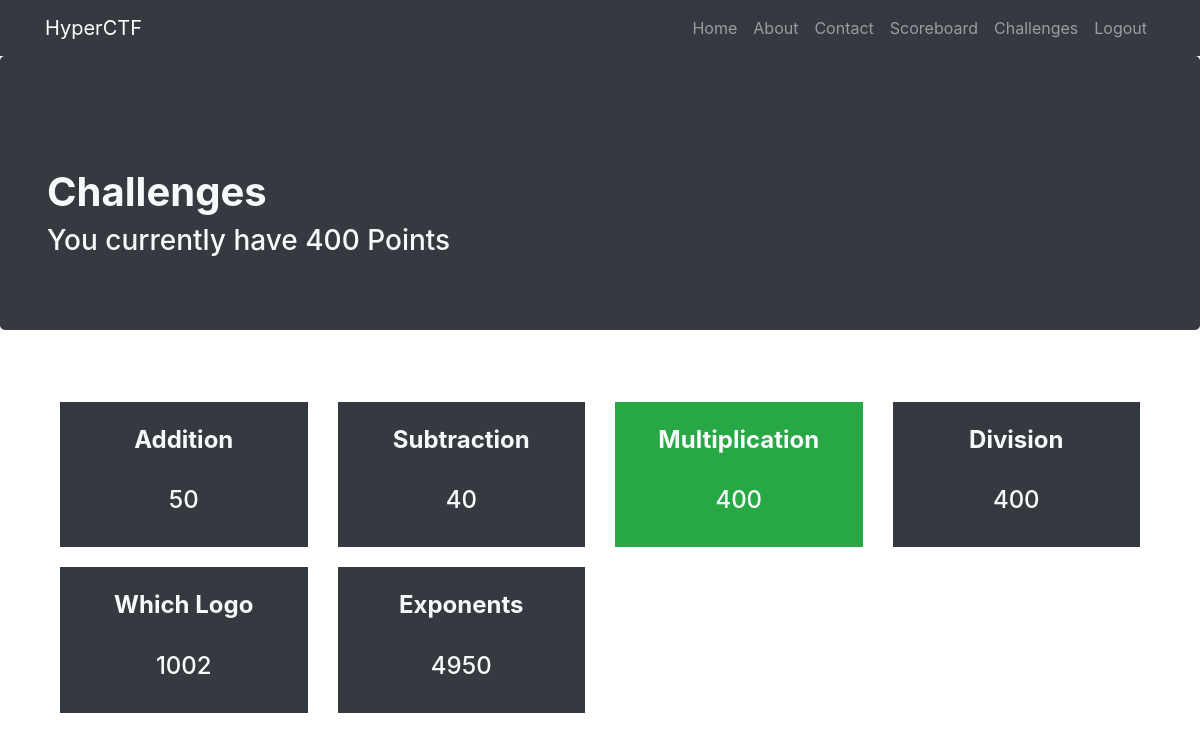
/challenges/ (signed in), run on the app's committed database.
### app.py (models this page shows, shortened)
class User(db.Model):
	__tablename__ = "users"
	id = db.Column(db.Integer, primary_key=True)
	username = db.Column(db.String(20), unique=True, nullable=False)
	password = db.Column(db.String(80), unique=False, nullable=False)
	email = db.Column(db.String(80), unique=True, nullable=False)
	points = db.Column(db.Integer, unique=False, nullable=False)
	date_created = db.Column(db.DateTime, default=datetime.datetime.utcnow)
	solved_challenges = db.relationship('Challenge', secondary="solved", backref=db.backref('solved_users', lazy='dynamic'))

class Challenge(db.Model):
	__tablename__ = "challenges"
	id = db.Column(db.Integer, primary_key=True)
	name = db.Column(db.String(20), unique=True, nullable=False)
	points = db.Column(db.Integer, unique=True, nullable=False)
	content = db.Column(db.String(225), unique=True, nullable=False)
	answer = db.Column(db.String(225), unique=True, nullable=False)

### app.py (the view)
@app.route("/challenges/")
def challenges_page():
	if 'username' in session:
		solvedChallenges = []
		for challenge in Challenge.query.all():
			for user in challenge.solved_users:
				if user.username == session['username']:
					solvedChallenges.append(challenge)
					continue
		return render_template("challenges.html", challenges=Challenge.query.all(), points=User.query.filter_by(username=session['username']).first().points, solved_challenges=solvedChallenges)
	else:
		flash('You have to sign up before attempting any questions', at.red.value)
		return redirect(url_for('signup'))

### templates/challenges.html (shortened to what this page needs)
{% extends "header.html"%}
{% block body %}
<div class="jumbotron bg-dark">
  <div class="container">
    <h1 class="mt-5 text-light" align=""><strong> Challenges</strong></h1>
    <h3 class="mt-9 text-light" align=""> You currently have {{ points }} Points</h3>
  </div>
</div>
<div class="container">
  <div class="row">
    <div class="col-lg-12 text-center">
      <div class="container-fluid" style="grid-row-gap: 20px">
        <div class="row" style="margin-top: 20px">
          {% for challenge in challenges %}
          <div class="col-sm-3" style="padding-top: 20px">
            <a style="text-decoration: none;"href="./{{ challenge.id }}">
              {% if challenge in solved_challenges %}
              <div class="bg-success">
                {% else %}
                <div class="bg-dark">
                  {% endif %}
                  <br><h4 class="mt-9 text-light"style="float: center; text-align: center;"><strong>{{ challenge.name }}</strong></h4><br>
                  <h4 class="mt-9 text-light" style="float: center; text-align: center;">{{ challenge.points }}</h4><br>
                </div>
              </a>
            </div>
            {% endfor %}
          </div>
        </div>
      </div>
    </div>
  </div>
  {% endblock %}

### data on the page
User: points "400"
Challenge: name "Addition", points "50"
Challenge: name "Subtraction", points "40"
Challenge: name "Multiplication", points "400"
Challenge: name "Division", points "400"
Challenge: name "Which Logo", points "1002"
Challenge: name "Exponents", points "4950"
